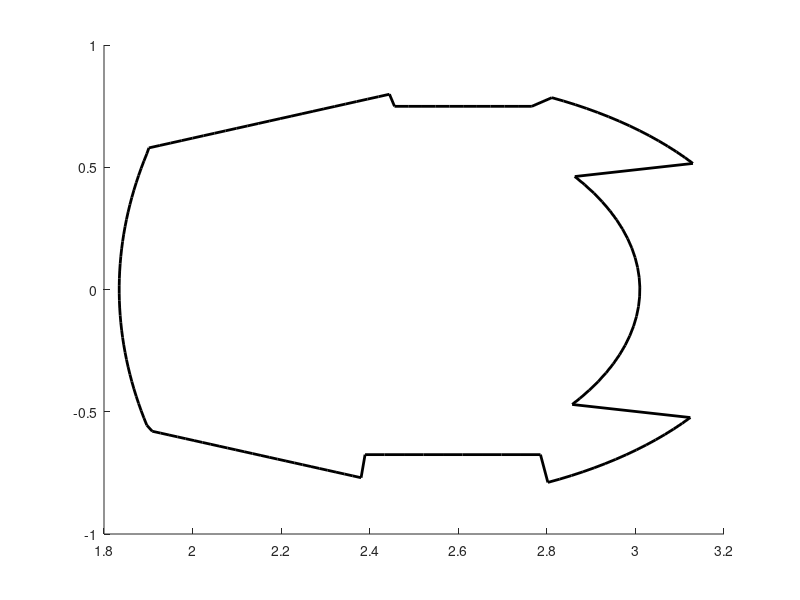

MATLAB code for this plot:
function [Data] = Get_Paroi_WEST(Nch,Time,AddItems)
% Function Get_Paroi_WEST.m
% =========================
%
% The function provides the vacuum vessel boundary for a given plasma
% discharge. As the outer bumper (LPA) is movable during the discharge the
% vacuum vessel boundary is provided at any time stamp
%
% If there is no output parameters, the functions plots the VV geometry and
% the geometry of the additionnal requeted AddItemss in the current figure
%
% USAGE: [Data] = Get_Paroi_WEST(Nch,Time,Param);
%   Inputs:
%      Nch   Shot number. If Nch<50, Nch is considered to be the outer bumper
%            radial position and the function returns the VV boundary for
%            this position, the Time input is ignored. If not provided or
%            empty Nch=3.01m
%      Time  Time stamps at which the boundary is calculated
%      AddItems Either a cell array or a structure containing a list of
%               additional items to get the geometry.
%               E.g.1: AddItems(1).Name = 'OuterVV' will also requires for
%                     providing the geometry of the outer VV.
%               E.g.2: AddItems = {'OuterVV' ; 'InnerVV' ; 'IVPP_LFS'};
%               The list of available additional AddItemss is as follow:
%               OuterVV, InnerVV, IVPP_LFS, IVPP_HFS, UDiv_PFUs, LDiv_PFUs, 
%               Baffle, VDE, LPA, UDiv_Casing, LDiv_Casing, UDiv_Casing_PJ, 
%               LDiv_Casing_PJ, UDiv_Cover, LDiv_Cover, LDiv_PFU_Plate, 
%               UDiv_PFU_Plate, Iron, LDiv_Coils, UDiv_Coils, UStab_Plate, 
%               LStab_Plate, Monoblock, Monoblock_Detail, PFcoils.
%   Output:
%      Data structure containing the geometry of the vacuum vessel and
%           eventually of additionnal requested AddItemss
%           .Raproi radial   position of the VV
%           .Zaproi vertical position of the VV
%           .RLPA   radial position of the outer bumper
%           .Time   time stamps
%           .AddItems geometry of additional requested items
%
% Examples:
%   [Data] = Get_Paroi_WEST(3.010);
%   Provide the geometry of the VV considering that the outer bumper is
%   located at R=3.010m.
%   Without output parameter, this function plots the geometry of the VV
%
%   [Data] = Get_Paroi_WEST(53223);
%   Provide the geometry of the VV for the shot 53223. Data.Raproi and
%   Data.Zparoi are matrices of size [Nt x Np] with Nt the number of time
%   stamps and Np, the number of (R,Z) coordinates describing the VV for 1
%   time stamp
%
%   [Data] = Get_Paroi_WEST(53223,[2.0 3.0 4.0]);
%   Provide the geometry of the VV for the shot 53223 at 2.0; 3.0 and 4.0s.
%
%   AddItems = [];
%   i= 1; AddItems(i).Name = 'OuterVV';          AddItems(i).Color = [0.0 0.0 1.0]; AddItems(i).LineWidth = 2; AddItems(i).Marker = 'none'; AddItems(i).LineStyle = '-';
%   i= 2; AddItems(i).Name = 'InnerVV';          AddItems(i).Color = [0.0 0.0 1.0]; AddItems(i).LineWidth = 2; AddItems(i).Marker = 'none'; AddItems(i).LineStyle = '-';
%   i= 3; AddItems(i).Name = 'IVPP_LFS';         AddItems(i).Color = [0.0 0.5 0.0]; AddItems(i).LineWidth = 2; AddItems(i).Marker = 'none'; AddItems(i).LineStyle = '-';
%   i= 4; AddItems(i).Name = 'IVPP_HFS';         AddItems(i).Color = [0.0 0.5 0.0]; AddItems(i).LineWidth = 2; AddItems(i).Marker = 'none'; AddItems(i).LineStyle = '-';
%   i= 5; AddItems(i).Name = 'Baffle';           AddItems(i).Color = [0.0 0.5 0.0]; AddItems(i).LineWidth = 2; AddItems(i).Marker = 'none'; AddItems(i).LineStyle = '-';
%   i= 6; AddItems(i).Name = 'VDE';              AddItems(i).Color = [0.0 0.5 0.0]; AddItems(i).LineWidth = 2; AddItems(i).Marker = 'none'; AddItems(i).LineStyle = '-';
%   i= 7; AddItems(i).Name = 'UDiv_Casing_PJ';   AddItems(i).Color = [0.0 0.7 0.7]; AddItems(i).LineWidth = 2; AddItems(i).Marker = 'none'; AddItems(i).LineStyle = '-';
%   i= 8; AddItems(i).Name = 'LDiv_Casing_PJ';   AddItems(i).Color = [0.0 0.7 0.7]; AddItems(i).LineWidth = 2; AddItems(i).Marker = 'none'; AddItems(i).LineStyle = '-';
%   i= 9; AddItems(i).Name = 'UDiv_Cover';       AddItems(i).Color = [0.0 0.7 0.7]; AddItems(i).LineWidth = 2; AddItems(i).Marker = 'none'; AddItems(i).LineStyle = '-';
%   i=10; AddItems(i).Name = 'LDiv_Cover';       AddItems(i).Color = [0.0 0.7 0.7]; AddItems(i).LineWidth = 2; AddItems(i).Marker = 'none'; AddItems(i).LineStyle = '-';
%   i=11; AddItems(i).Name = 'UDiv_PFU_Plate';   AddItems(i).Color = [0.0 0.7 0.7]; AddItems(i).LineWidth = 2; AddItems(i).Marker = 'none'; AddItems(i).LineStyle = '-';
%   i=12; AddItems(i).Name = 'LDiv_PFU_Plate';   AddItems(i).Color = [0.0 0.7 0.7]; AddItems(i).LineWidth = 2; AddItems(i).Marker = 'none'; AddItems(i).LineStyle = '-';
%   i=13; AddItems(i).Name = 'UDiv_Coils';       AddItems(i).Color = [0.0 0.7 0.7]; AddItems(i).LineWidth = 2; AddItems(i).Marker = 'none'; AddItems(i).LineStyle = '-';
%   i=14; AddItems(i).Name = 'LDiv_Coils';       AddItems(i).Color = [0.0 0.7 0.7]; AddItems(i).LineWidth = 2; AddItems(i).Marker = 'none'; AddItems(i).LineStyle = '-';
%   i=15; AddItems(i).Name = 'UStab_Plate';      AddItems(i).Color = [0.7 0.0 0.7]; AddItems(i).LineWidth = 2; AddItems(i).Marker = 'none'; AddItems(i).LineStyle = '-';
%   i=16; AddItems(i).Name = 'LStab_Plate';      AddItems(i).Color = [0.7 0.0 0.7]; AddItems(i).LineWidth = 2; AddItems(i).Marker = 'none'; AddItems(i).LineStyle = '-';
%   i=17; AddItems(i).Name = 'Monoblock_Detail'; AddItems(i).Color = [1.0 0.0 0.0]; AddItems(i).LineWidth = 2; AddItems(i).Marker = 'none'; AddItems(i).LineStyle = '-';
%   i=18; AddItems(i).Name = 'PFcoils';          AddItems(i).Color = [0.0 0.0 0.0]; AddItems(i).LineWidth = 2; AddItems(i).Marker = 'none'; AddItems(i).LineStyle = '-';
%   Get_Paroi_WEST(3.01,[],AddItems);
%   
% Ph. Moreau Version 0 06/08/2018
%

%%
% Init output
% -----------
Data = [];

%%
% Management of inputs
% --------------------
if nargin<1, Nch      = []; end
if nargin<2, Time     = []; end
if nargin<3, AddItems = []; end
RLPA = [];

if isempty(Nch), Nch = 3.01; end

%%
% Read geometry of WEST elements
% ------------------------------
load('WEST_Geom_From_xls.mat'); clear Comment;

%%
% Read outer bumper and antenna positions
% ---------------------------------------
if max(Nch)<50, 
    RLPA = Nch(:); Time = 0*ones(size(RLPA));
    if ~isempty(find(RLPA>3.2))
        fprintf(2,'WARNING: Outer bumper pos (%0.3fm) if not correct. Set to 3.2m\n',RLPA);
        RLPA(RLPA>3.2) = 3.2;
    elseif ~isempty(find(RLPA<2.8))
        fprintf(2,'WARNING: Outer bumper pos (%0.3fm) if not correct. Set to 2.8m\n',RLPA);
        RLPA(RLPA<2.8) = 2.8;
    end
    RIC = [max(RLPA) ; max(RLPA) ; max(RLPA)] + 0.01; % Ignore the Antenna position
    RLH = [max(RLPA) ; max(RLPA)] + 0.01;        % Ignore the Antenna position
else 
    Nch(Nch<50) = [];
    [RLPA,tlpa] = tsbase(Nch,'GMAG_POSLPA%1');  % Read time evolution of position
    if isempty(RLPA)  % Either GMAG_POSLPA not produced of DMAG out of order --> read pos before the shot
        RLPA = tsmat(Nch,'EXP=T=S;Position;PosLPA');
        if isempty(RLPA)
            fprintf('Outer bumper position cannot be retrived from the database\n')
            fprintf('End of Get_Paroi_WEST\n');
            return
        end
        if isempty(Time), Time = 0; end;
        RLPA = RLPA*ones(size(Time(:)));
    else
        if isempty(Time), Time = tlpa; end
        RLPA = interp1(tlpa,RLPA,Time);
    end
    RIC = tsmat(Nch,'EXP=T=S;Position;PosICRH'); % Antennas are fixed
    RLH = tsmat(Nch,'EXP=T=S;Position;PosLHCD'); % Antennas are fixed
end

%%
% Process the VV boundary
% -----------------------
RAnt = min([RIC(:) ; RLH(:)]);
RLPA(RLPA>RAnt) = RAnt; % Take into account the closest object to the plasma

% ----> Idexes of LPA in Limiter field
tmp = ismember(Geom.Limiter.R,Geom.LPA.R);
Idx1 = find(tmp==1);
Rparoi = ones(length(Time),1) * Geom.Limiter.R(:)';
Zparoi = ones(length(Time),1) * Geom.Limiter.Z(:)';
RRLPA = ones(length(Time),1)*Geom.Limiter.R(Idx1)' + RLPA(:)*ones(1,length(Idx1)) - 3.000;
RRLPA(RRLPA>max(Geom.Limiter.R(Idx1))) = max(Geom.Limiter.R(Idx1));
Rparoi(:,Idx1) = RRLPA;

% ----> Idexes of LPA in Limiter_convex field
Idx1 = find(Geom.Limiter_Convex.Z>-0.51 & Geom.Limiter_Convex.Z<0.51 & ...
            Geom.Limiter_Convex.R>2.80);
Rparoi_Convex = ones(length(Time),1) * Geom.Limiter_Convex.R(:)';
Zparoi_Convex = ones(length(Time),1) * Geom.Limiter_Convex.Z(:)';
RRLPA = ones(length(Time),1)*Geom.Limiter_Convex.R(Idx1)' + RLPA(:)*ones(1,length(Idx1)) - 3.000;
Rparoi_Convex(:,Idx1) = RRLPA;

%%
% Additional elements
% -------------------
Other = [];
if ~isempty(AddItems)
    if iscell(AddItems)
        tmp = []; for i=1:length(AddItems), tmp(i).Name = AddItems{i}; end
        AddItems = tmp;
    end
    for i=1:length(AddItems)
        if isfield(Geom,AddItems(i).Name)
            cmd = sprintf('Other.%s=Geom.%s;',AddItems(i).Name,AddItems(i).Name); eval(cmd);
        end        
    end
end

%%
% Init output or trace
% --------------------
if nargout>0
    Data.Time     = Time;
    Data.RLPA     = RLPA;
    Data.Rparoi   = Rparoi_Convex;
    Data.Zparoi   = Zparoi_Convex;
    Data.AddItems = Other;
else  % Plot data
    hold on;
    RR  = [Rparoi_Convex Rparoi_Convex(:,1)];
    ZZ  = [Zparoi_Convex Zparoi_Convex(:,1)];
    hd = plot(RR' , ZZ' , 'k'); set(hd,'LineWidth',2);
    if ~isempty(AddItems), Trace_WEST_Geometry(RLPA(1),AddItems,Geom); end
end


